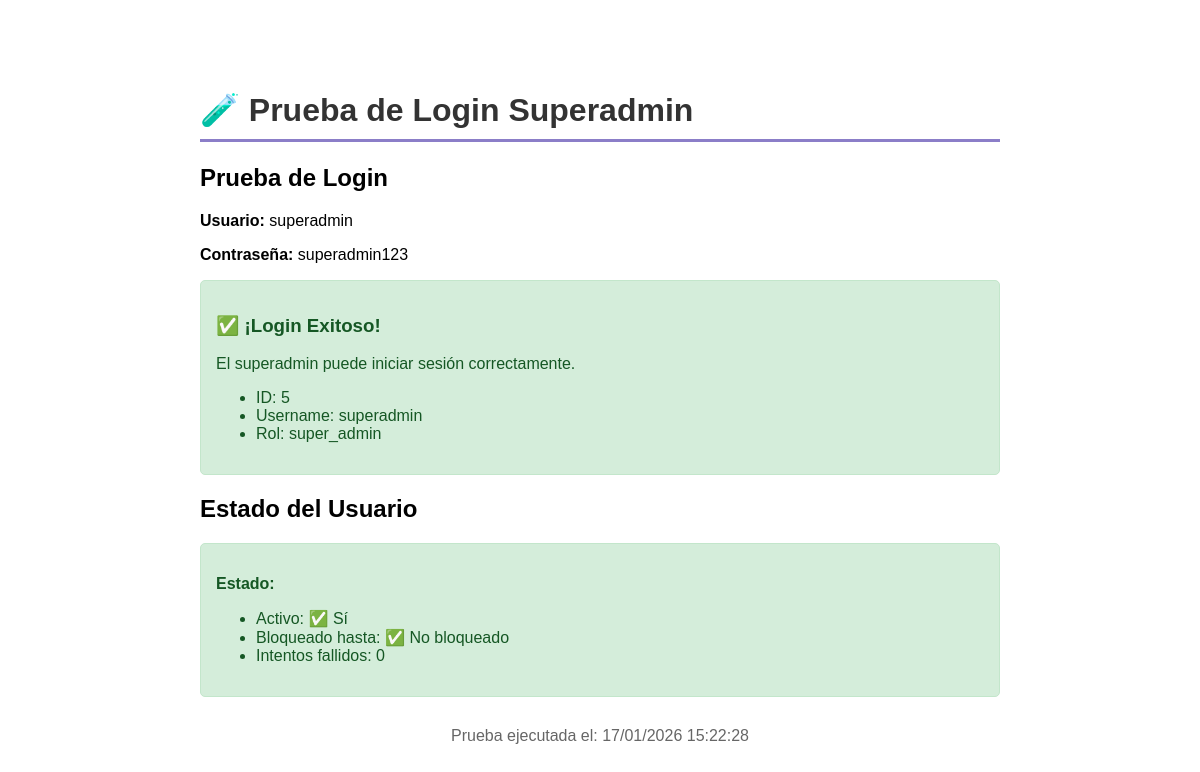
/test_superadmin_login.php, run on the app's committed database.
### tables this page shows
CREATE TABLE `usuarios` (
  `id` int(11) NOT NULL AUTO_INCREMENT,
  `username` varchar(50) NOT NULL,
  `password` varchar(255) NOT NULL,
  `email` varchar(100) NOT NULL,
  `nombre_completo` varchar(100) NOT NULL,
  `rol` enum('super_admin','admin','usuario') DEFAULT 'usuario',
  `activo` tinyint(1) DEFAULT 1,
  `fecha_creacion` timestamp NOT NULL DEFAULT current_timestamp(),
  `ultimo_acceso` timestamp NULL DEFAULT NULL,
  `intentos_fallidos` int(11) DEFAULT 0,
  `bloqueado_hasta` timestamp NULL DEFAULT NULL,
  PRIMARY KEY (`id`),
  UNIQUE KEY `username` (`username`),
  UNIQUE KEY `email` (`email`),
  KEY `idx_username` (`username`),
  KEY `idx_rol` (`rol`)
);

### includes/auth.php (called while the page is built, shortened)
<?php
class Auth
{
    private $db;
    public function __construct($db)
    {
        $this->db = $db;
    }
    public function login($username, $password)
    {
        if (!$this->checkLoginAttempts($_SERVER['REMOTE_ADDR'])) {
            return ['success' => false, 'message' => 'Demasiados intentos fallidos. Intente mas tarde.'];
        }
        $stmt = $this->db->prepare("
            SELECT id, username, password, email, nombre_completo, rol, activo, bloqueado_hasta
            FROM usuarios
            WHERE username = ? OR email = ?
            LIMIT 1
        ");
        $stmt->execute([$username, $username]);
        $user = $stmt->fetch(PDO::FETCH_ASSOC);
        $stmt = $this->db->prepare("
            UPDATE usuarios
            SET ultimo_acceso = NOW(), bloqueado_hasta = NULL, intentos_fallidos = 0
            WHERE id = ?
        ");
        $stmt->execute([$user['id']]);
        $this->clearFailedAttempts($_SERVER['REMOTE_ADDR'], $username);
        $this->createSession($user);
        $this->logActivity($user['id'], null, 'login', 'Inicio de sesion exitoso');
        return ['success' => true, 'user' => $user];
    }
    private function createSession($user)
    {
        $sessionId = session_id();
        $stmt = $this->db->prepare("
            INSERT INTO sesiones (id, usuario_id, ip_address, user_agent, datos)
            VALUES (?, ?, ?, ?, ?)
            ON DUPLICATE KEY UPDATE
                usuario_id = VALUES(usuario_id),
                ip_address = VALUES(ip_address),
                user_agent = VALUES(user_agent),
                datos = VALUES(datos),
                ultima_actividad = NOW()
        ");
        $sessionData = json_encode([
            'login_time' => time(),
            'role' => $user['rol']
        ]);
        $stmt->execute([
            $sessionId,
            $user['id'],
            $_SERVER['REMOTE_ADDR'] ?? null,
            $_SERVER['HTTP_USER_AGENT'] ?? null,
            $sessionData
        ]);
    }
    private function checkLoginAttempts($ipAddress)
    {
        $stmt = $this->db->prepare("
            SELECT intentos, ultimo_intento, bloqueado_hasta
            FROM intentos_login
            WHERE ip_address = ?
            AND bloqueado_hasta IS NOT NULL
            AND bloqueado_hasta > NOW()
            LIMIT 1
        ");
        $stmt->execute([$ipAddress]);
        return true;
    }
    private function clearFailedAttempts($ipAddress, $email)
    {
        $stmt = $this->db->prepare("
            DELETE FROM intentos_login
            WHERE ip_address = ? OR email = ?
        ");
        $stmt->execute([$ipAddress, $email]);
    }
    public function logActivity($userId, $eventoId, $action, $description = '')
    {
        $stmt = $this->db->prepare("
            INSERT INTO log_actividades (usuario_id, evento_id, accion, descripcion, ip_address)
            VALUES (?, ?, ?, ?, ?)
        ");
        $stmt->execute([
            $userId,
            $eventoId,
            $action,
            $description,
            $_SERVER['REMOTE_ADDR'] ?? null
        ]);
    }
}

### test_superadmin_login.php (the view, shortened to what this page needs)
<?php
echo "<!DOCTYPE html>";
echo "<html lang='es'>";
echo "<head>";
echo "</head>";
echo "<body>";
echo "<h1>🧪 Prueba de Login Superadmin</h1>";
$db = getDB();
$auth = new Auth($db);
echo "<h2>Prueba de Login</h2>";
echo "<p><strong>Usuario:</strong> superadmin</p>";
echo "<p><strong>Contraseña:</strong> superadmin123</p>";
$result = $auth->login('superadmin', 'superadmin123');
if ($result['success']) {
    echo "<div class='success'>";
    echo "<h3>✅ ¡Login Exitoso!</h3>";
    echo "<p>El superadmin puede iniciar sesión correctamente.</p>";
    echo "<ul>";
    echo "<li>ID: {$result['user']['id']}</li>";
    echo "<li>Username: {$result['user']['username']}</li>";
    echo "<li>Rol: {$result['user']['rol']}</li>";
    echo "</ul>";
    echo "</div>";
} else {
    echo "<div class='error'>";
    echo "<h3>❌ Error en Login</h3>";
    echo "<p><strong>Mensaje:</strong> {$result['message']}</p>";
    echo "</div>";
}
echo "<h2>Estado del Usuario</h2>";
$stmt = $db->prepare("
    SELECT username, email, activo, bloqueado_hasta, intentos_fallidos
    FROM usuarios
    WHERE username = 'superadmin'
");
$stmt->execute();
$usuario = $stmt->fetch(PDO::FETCH_ASSOC);
echo "<div class='success'>";
echo "<p><strong>Estado:</strong></p>";
echo "<ul>";
echo "<li>Activo: " . ($usuario['activo'] ? '✅ Sí' : '❌ No') . "</li>";
echo "<li>Bloqueado hasta: " . ($usuario['bloqueado_hasta'] ?? '✅ No bloqueado') . "</li>";
echo "<li>Intentos fallidos: {$usuario['intentos_fallidos']}</li>";
echo "</ul>";
echo "</div>";
echo "<p style='text-align: center; color: #666; margin-top: 30px;'>";
echo "Prueba ejecutada el: " . date('d/m/Y H:i:s');
echo "</p>";
echo "</body>";
echo "</html>";

### data on the page
usuarios: id "5", username "superadmin", rol "super_admin", bloqueado_hasta "✅ No bloqueado", intentos_fallidos "0"
